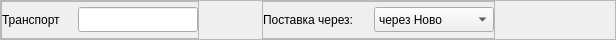
             <widget class="QFrame" name="frame_20">
              <property name="maximumSize">
               <size>
                <width>16777215</width>
                <height>40</height>
               </size>
              </property>
              <property name="frameShape">
               <enum>QFrame::Shape::StyledPanel</enum>
              </property>
              <property name="frameShadow">
               <enum>QFrame::Shadow::Raised</enum>
              </property>
              <layout class="QHBoxLayout" name="horizontalLayout_22">
               <property name="spacing">
                <number>0</number>
               </property>
               <property name="leftMargin">
                <number>0</number>
               </property>
               <property name="topMargin">
                <number>0</number>
               </property>
               <property name="rightMargin">
                <number>0</number>
               </property>
               <property name="bottomMargin">
                <number>0</number>
               </property>
               <item>
                <widget class="QFrame" name="frame_11">
                 <property name="frameShape">
                  <enum>QFrame::Shape::StyledPanel</enum>
                 </property>
                 <property name="frameShadow">
                  <enum>QFrame::Shadow::Raised</enum>
                 </property>
                 <layout class="QHBoxLayout" name="horizontalLayout_9">
                  <property name="leftMargin">
                   <number>0</number>
                  </property>
                  <property name="topMargin">
                   <number>0</number>
                  </property>
                  <property name="rightMargin">
                   <number>0</number>
                  </property>
                  <property name="bottomMargin">
                   <number>0</number>
                  </property>
                  <item>
                   <widget class="QLabel" name="label_5">
                    <property name="minimumSize">
                     <size>
                      <width>70</width>
                      <height>0</height>
                     </size>
                    </property>
                    <property name="maximumSize">
                     <size>
                      <width>70</width>
                      <height>16777215</height>
                     </size>
                    </property>
                    <property name="text">
                     <string>Транспорт</string>
                    </property>
                   </widget>
                  </item>
                  <item>
                   <widget class="QLineEdit" name="line_Transport">
                    <property name="minimumSize">
                     <size>
                      <width>120</width>
                      <height>25</height>
                     </size>
                    </property>
                    <property name="maximumSize">
                     <size>
                      <width>120</width>
                      <height>25</height>
                     </size>
                    </property>
                   </widget>
                  </item>
                 </layout>
                </widget>
               </item>
               <item>
                <spacer name="horizontalSpacer_6">
                 <property name="orientation">
                  <enum>Qt::Orientation::Horizontal</enum>
                 </property>
                 <property name="sizeHint" stdset="0">
                  <size>
                   <width>63</width>
                   <height>20</height>
                  </size>
                 </property>
                </spacer>
               </item>
               <item>
                <widget class="QFrame" name="frame_12">
                 <property name="frameShape">
                  <enum>QFrame::Shape::StyledPanel</enum>
                 </property>
                 <property name="frameShadow">
                  <enum>QFrame::Shadow::Raised</enum>
                 </property>
                 <layout class="QHBoxLayout" name="horizontalLayout_10">
                  <property name="leftMargin">
                   <number>0</number>
                  </property>
                  <property name="topMargin">
                   <number>0</number>
                  </property>
                  <property name="rightMargin">
                   <number>0</number>
                  </property>
                  <property name="bottomMargin">
                   <number>0</number>
                  </property>
                  <item>
                   <widget class="QLabel" name="label_6">
                    <property name="minimumSize">
                     <size>
                      <width>105</width>
                      <height>0</height>
                     </size>
                    </property>
                    <property name="maximumSize">
                     <size>
                      <width>105</width>
                      <height>16777215</height>
                     </size>
                    </property>
                    <property name="text">
                     <string>Поставка через:</string>
                    </property>
                   </widget>
                  </item>
                  <item>
                   <widget class="QComboBox" name="cbo_viaNovo">
                    <property name="minimumSize">
                     <size>
                      <width>120</width>
                      <height>25</height>
                     </size>
                    </property>
                    <property name="maximumSize">
                     <size>
                      <width>120</width>
                      <height>25</height>
                     </size>
                    </property>
                    <item>
                     <property name="text">
                      <string>через Ново</string>
                     </property>
                    </item>
                    <item>
                     <property name="text">
                      <string>в Мск</string>
                     </property>
                    </item>
                   </widget>
                  </item>
                 </layout>
                </widget>
               </item>
               <item>
                <spacer name="horizontalSpacer_9">
                 <property name="orientation">
                  <enum>Qt::Orientation::Horizontal</enum>
                 </property>
                 <property name="sizeHint" stdset="0">
                  <size>
                   <width>120</width>
                   <height>20</height>
                  </size>
                 </property>
                </spacer>
               </item>
              </layout>
             </widget>
